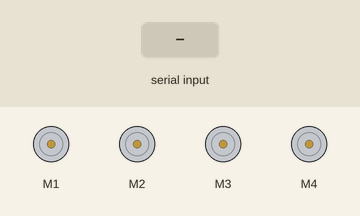
Recording of a sketch running on a simulated Arduino Uno, built with avr-gcc and run on an emulated ATmega328P. On the bench: 4 × DC motor (green arrow = forward, orange = backward, longer = faster). The test bench sets the inputs (shaded band).

Above: at 1.2 s.
1.3 s: "F" received over Serial
At 1.6 s:
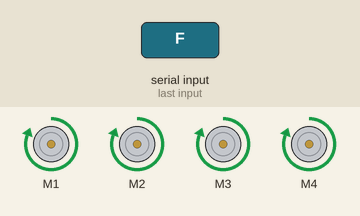
2.8 s: "B" received over Serial
At 4.0 s:
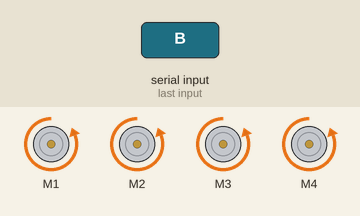
4.3 s: "L" received over Serial
At 5.1 s:
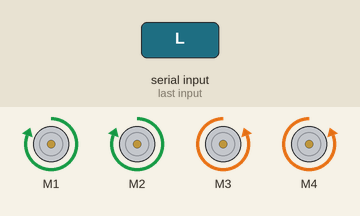
5.8 s: "R" received over Serial
At 6.3 s:
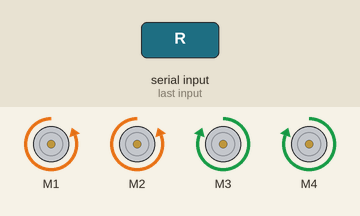
7.3 s: "1" received over Serial
At 8.6 s:
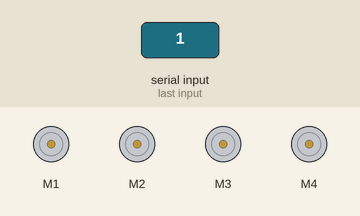
Timing chart, 0 to 9.8 s (numbered marks = the images above; inputs shaded):
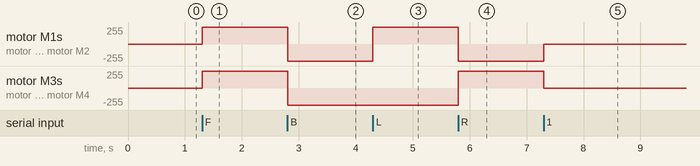

The sketch:

BLUETOOTH_CAR.ino
```cpp
//Before uploading the code you have to install the necessary library
//Note - Disconnect the Bluetooth Module before hiting the upload button otherwise you'll get compilation error message.
//AFMotor Library https://learn.adafruit.com/adafruit-motor-shield/library-install
//After downloading the library open Arduino IDE >> go to sketch >> Include Libray >> ADD. ZIP Libray >> Select the downloaded
//ZIP File >> Open it >> Done
//Now You Can Upload the Code without any problem but make sure the bt module isn't connected with Arduino while uploading code

#include <AFMotor.h>

//initial motors pin
AF_DCMotor motor1(1);
AF_DCMotor motor2(2);
AF_DCMotor motor3(3);
AF_DCMotor motor4(4);

char command;

void setup()
{
  Serial.begin(9600);  //Set the baud rate to your Bluetooth module.
}

void loop(){
  if(Serial.available() > 0){
    command = Serial.read();
    Stop(); //initialize with motors stoped
    switch(command){
    case 'F':
      forward();
      break;
    case 'B':
       back();
      break;
    case 'L':
      left();
      break;
    case 'R':
      right();
      break;
    }
  }
}

void forward()
{
  motor1.setSpeed(255); //Define maximum velocity
  motor1.run(FORWARD); //rotate the motor clockwise
  motor2.setSpeed(255); //Define maximum velocity
  motor2.run(FORWARD); //rotate the motor clockwise
  motor3.setSpeed(255);//Define maximum velocity
  motor3.run(FORWARD); //rotate the motor clockwise
  motor4.setSpeed(255);//Define maximum velocity
  motor4.run(FORWARD); //rotate the motor clockwise
}

void back()
{
  motor1.setSpeed(255); //Define maximum velocity
  motor1.run(BACKWARD); //rotate the motor anti-clockwise
  motor2.setSpeed(255); //Define maximum velocity
  motor2.run(BACKWARD); //rotate the motor anti-clockwise
  motor3.setSpeed(255); //Define maximum velocity
  motor3.run(BACKWARD); //rotate the motor anti-clockwise
  motor4.setSpeed(255); //Define maximum velocity
  motor4.run(BACKWARD); //rotate the motor anti-clockwise
}

void left()
{
  motor1.setSpeed(255); //Define maximum velocity
  motor1.run(FORWARD); //rotate the motor clockwise
  motor2.setSpeed(255); //Define maximum velocity
  motor2.run(FORWARD); //rotate the motor clockwise
  motor3.setSpeed(255); //Define maximum velocity
  motor3.run(BACKWARD);  //rotate the motor anti-clockwise
  motor4.setSpeed(255); //Define maximum velocity
  motor4.run(BACKWARD);  //rotate the motor anti-clockwise
}

void right()
{
  motor1.setSpeed(255); //Define maximum velocity
  motor1.run(BACKWARD); //rotate the motor anti-clockwise
  motor2.setSpeed(255); //Define maximum velocity
  motor2.run(BACKWARD); //rotate the motor anti-clockwise
  motor3.setSpeed(255); //Define maximum velocity
  motor3.run(FORWARD); //rotate the motor clockwise
  motor4.setSpeed(255); //Define maximum velocity
  motor4.run(FORWARD); //rotate the motor clockwise
}

void Stop()
{
  motor1.setSpeed(0); //Define minimum velocity
  motor1.run(RELEASE); //stop the motor when release the button
  motor2.setSpeed(0); //Define minimum velocity
  motor2.run(RELEASE); //rotate the motor clockwise
  motor3.setSpeed(0); //Define minimum velocity
  motor3.run(RELEASE); //stop the motor when release the button
  motor4.setSpeed(0); //Define minimum velocity
  motor4.run(RELEASE); //stop the motor when release the button
}
```

Measured:
- after the input at 1.3 s, motor M1–4: stopped → forward 255/255 at once
- after the input at 2.8 s, motor M1–4: forward 255/255 → backward 255/255 at once
- after the input at 4.3 s, motor M1, motor M2: backward 255/255 → forward 255/255 at once
- after the input at 5.8 s, motor M1, motor M2: forward 255/255 → backward 255/255 at once; motor M3, motor M4: backward 255/255 → forward 255/255 at once
- after the input at 7.3 s, motor M1, motor M2: backward 255/255 → stopped at once; motor M3, motor M4: forward 255/255 → stopped at once
